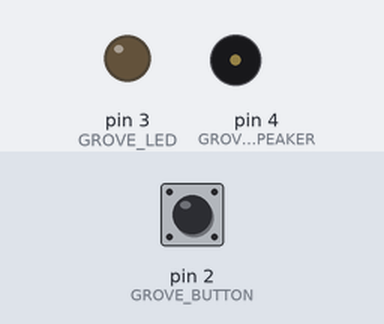
The sketch below on a simulated Arduino Uno, built with avr-gcc and run on an emulated ATmega328P. On the bench: output pins drawn as LEDs (lit = HIGH), buzzer (waves = sounding). The test bench sets the inputs (shaded band); at power-on: pin 2 (GROVE_BUTTON) LOW.

Above: at 1.2 s.
1.3 s: pin 2 (GROVE_BUTTON) pulled HIGH for 0.15 s
At 1.46 s:
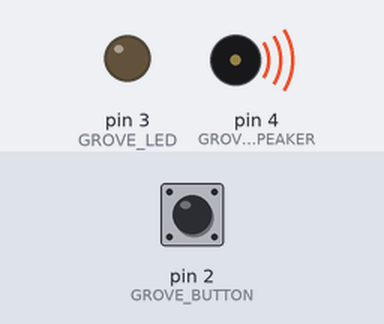
3.0 s: pin 2 (GROVE_BUTTON) pulled HIGH for 1 s
At 3.8 s:
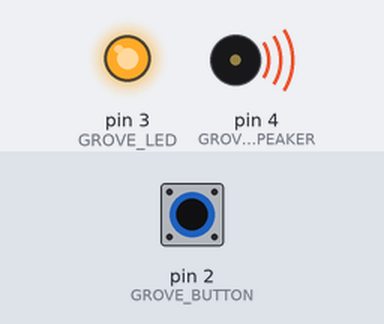
5.5 s: pin 2 (GROVE_BUTTON) pulled HIGH for 3.2 s
At 9.8 s:
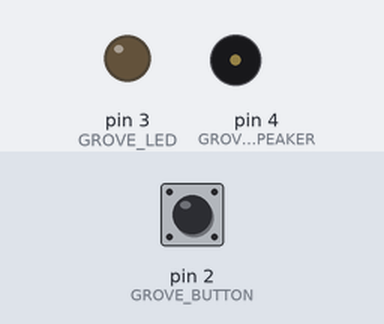
Timing chart, 0 to 11.3 s (numbered marks = the images above; inputs shaded):
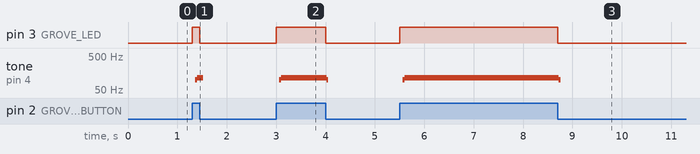

Measured:
- after the input at 1.3 s, pin 3 (GROVE_LED): LOW → HIGH at once, → LOW 0.15 s later; tone on pin 4 (GROVE_SPEAKER): silent → 100 Hz after 0.06 s, → 116 Hz 0.04 s later, → silent 0.12 s later
- after the input at 3.0 s, pin 3 (GROVE_LED): LOW → HIGH at once, → LOW 1.0 s later; tone on pin 4 (GROVE_SPEAKER): silent → 100 Hz after 0.06 s, → 116 Hz 0.04 s later, → 100 Hz 0.92 s later, → silent 0.04 s later
- after the input at 5.5 s, pin 3 (GROVE_LED): LOW → HIGH at once, → LOW 3.2 s later; tone on pin 4 (GROVE_SPEAKER): silent → 100 Hz after 0.06 s, → 116 Hz 0.04 s later, → 100 Hz 3.1 s later, → silent 0.04 s later

The sketch:

plc_2.ino
```cpp
/*
*plc_2.ino
*/

int GROVE_BUTTON = 2; //Grove Button is connected to D2
int GROVE_LED = 3; // Grove LED is connected to D3
int GROVE_SPEAKER = 4; // Grove Speaker is connected to D4

void setup(){
pinMode(GROVE_BUTTON, INPUT); //set button as an INPUT device
pinMode(GROVE_LED, OUTPUT); //set LED as an OUTPUT device
pinMode(GROVE_SPEAKER, OUTPUT); //set Speaker as an OUTPUT device

}

void beep(){
digitalWrite(GROVE_SPEAKER,1);
delay(10);
digitalWrite(GROVE_SPEAKER,0);
}

void loop(){
int buttonState = digitalRead(GROVE_BUTTON); //read the status of the button
if(buttonState == 1){ //if button is pressed
digitalWrite(GROVE_LED,1); //turn on the LED
beep(); //make audible tone, a beep
}
else{
digitalWrite(GROVE_LED,0); //if button is released
}
}
```
